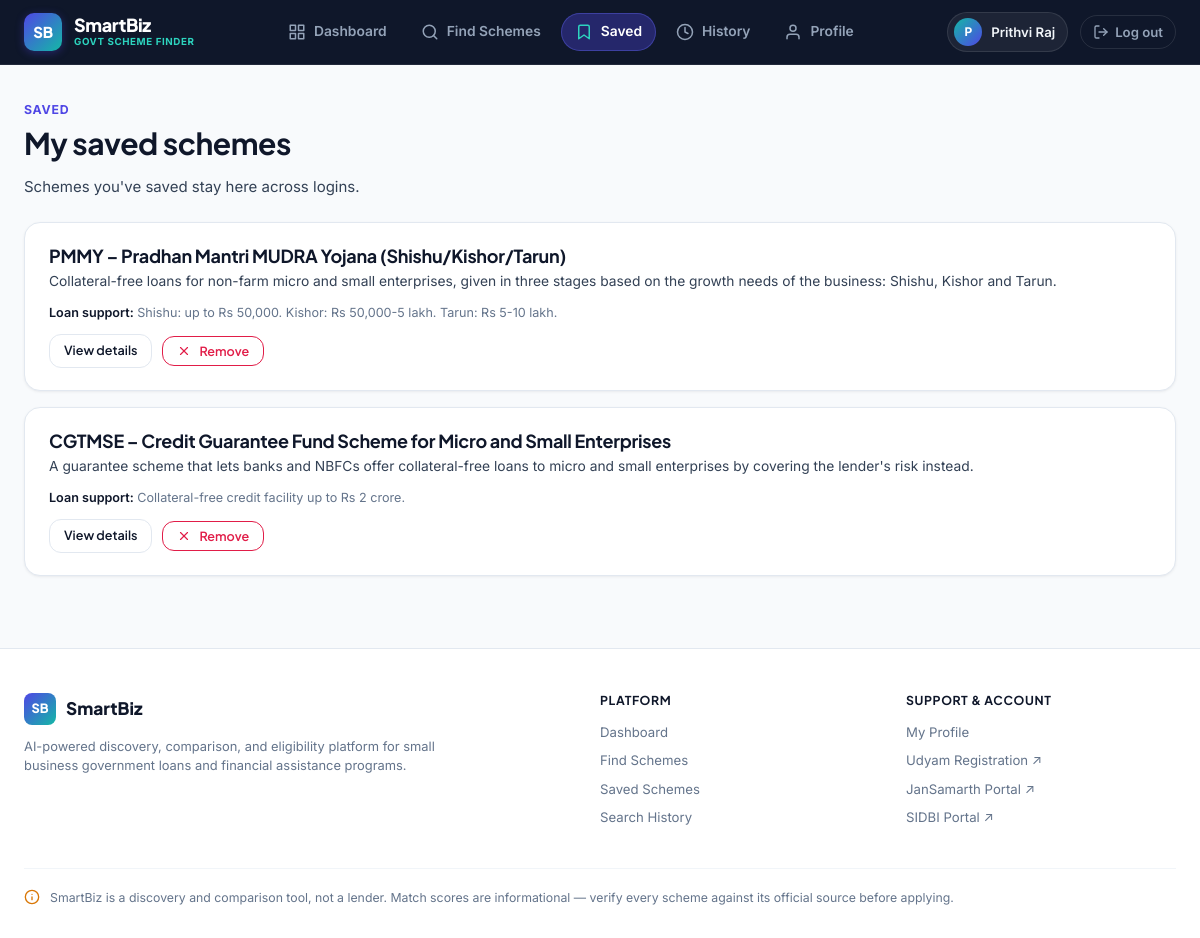
Screenshot of /saved-schemes (signed in) with the database file from the repository.
### tables this page shows
CREATE TABLE schemes (
            scheme_id INTEGER PRIMARY KEY AUTOINCREMENT,
            scheme_name TEXT NOT NULL,
            description TEXT,
            eligibility TEXT,
            benefits TEXT,
            loan_details TEXT,
            documents TEXT,
            official_link TEXT,
            raw_json TEXT,
            last_updated TEXT DEFAULT (datetime('now'))
        );

### app.py (the view)
@app.route("/saved-schemes")
@login_required
def saved_schemes():
    db = get_db()
    rows = db.execute(
        """SELECT s.* FROM schemes s
           JOIN saved_schemes ss ON ss.scheme_id = s.scheme_id
           WHERE ss.user_id = ? ORDER BY ss.saved_date DESC""",
        (session["user_id"],),
    ).fetchall()
    schemes = [row_to_scheme(r) for r in rows]
    return render_template("saved-schemes.html", schemes=schemes)

### app.py (called while the page is built, shortened)
def get_db():
    if "db" not in g:
        g.db = sqlite3.connect(DB_PATH)
        g.db.row_factory = sqlite3.Row
        g.db.execute("PRAGMA foreign_keys = ON")
    return g.db

def login_required(view):
    @wraps(view)
    def wrapped(*args, **kwargs):
        return view(*args, **kwargs)
    return wrapped

@app.context_processor
def inject_user():
    return {"current_user_name": session.get("user_name")}

def row_to_scheme(row):
    data = json.loads(row["raw_json"])
    data["scheme_id"] = row["scheme_id"]
    return data

### templates/saved-schemes.html (shortened to what this page needs)
{% extends "base.html" %}
{% block content %}
<div class="welcome-block">
  <div class="eyebrow">Saved</div>
  <h1>My saved schemes</h1>
  <p>Schemes you've saved stay here across logins.</p>
</div>
<div class="saved-grid" id="savedGrid" style="{{ 'display:flex;' if schemes|length > 0 else 'display:none;' }}">
  {% for scheme in schemes %}
  <div class="scheme-card saved-scheme-item" id="savedCard-{{ scheme.scheme_id }}" style="grid-template-columns: 1fr;">
    <div>
      <h3>{{ scheme.scheme_name }}</h3>
      <p class="desc">{{ scheme.description }}</p>
      <div class="scheme-meta">
        <span><b>Loan support:</b> {{ scheme.loan_details }}</span>
      </div>
      <div class="card-actions">
        <a href="{{ url_for('scheme_details', scheme_id=scheme.scheme_id) }}" class="btn btn-outline btn-sm">View details</a>
        <button type="button" class="btn btn-danger-outline btn-sm btn-unsave" data-scheme-id="{{ scheme.scheme_id }}" data-card-id="savedCard-{{ scheme.scheme_id }}">
          <svg width="14" height="14" viewBox="0 0 24 24" fill="none" stroke="currentColor" stroke-width="2" stroke-linecap="round" stroke-linejoin="round"><line x1="18" y1="6" x2="6" y2="18"></line><line x1="6" y1="6" x2="18" y2="18"></line></svg>
          <span class="unsave-btn-text">Remove</span>
        </button>
      </div>
    </div>
  </div>
  {% endfor %}
</div>
{% endblock %}

### static/css/style.css (style rules this page uses)
:root { --indigo-950: #0F172A; --indigo-900: #1E1B4B; --indigo-800: #312E81; --indigo-700: #4338CA; --indigo-600: #4F46E5; --indigo-500: #6366F1; --indigo-100: #E0E7FF; --indigo-50: #EEF2FF; --purple-700: #6D28D9; --purple-600: #7C3AED; --purple-500: #8B5CF6; --purple-50: #F5F3FF; --teal-900: #134E4A; --teal-800: #115E59; --teal-700: #0F766E; --teal-600: #0D9488; --teal-500: #14B8A6; --teal-100: #CCFBF1; --teal-50: #F0FDFA; --emerald-700: #047857; --emerald-600: #059669; --emerald-500: #10B981; --emerald-100: #D1FAE5; --emerald-50: #ECFDF5; --amber-700: #B45309; --amber-600: #D97706; --amber-500: #F59E0B; --amber-100: #FEF3C7; --amber-50: #FFFBEB; --rose-700: #BE123C; --rose-600: #E11D48; --rose-500: #F43F5E; --rose-100: #FFE4E6; --rose-50: #FFF1F2; --bg-page: #F8FAFC; --bg-card: #FFFFFF; --bg-card-hover: #FFFFFF; --border-color: #E2E8F0; --border-subtle: #F1F5F9; --text-main: #0F172A; --text-muted: #334155; --text-subtle: #64748B; --text-light: #94A3B8; --font-display: "Plus Jakarta Sans", "Inter", -apple-system, sans-serif; --font-serif: "Fraunces", Georgia, serif; --font-body: "Inter", -apple-system, BlinkMacSystemFont, sans-serif; --radius-sm: 6px; --radius: 12px; --radius-lg: 16px; --radius-xl: 20px; --radius-pill: 9999px; --shadow-sm: 0 1px 2px 0 rgba(15, 23, 42, 0.05); --shadow-card: 0 1px 3px 0 rgba(15, 23, 42, 0.06), 0 1px 2px -1px rgba(15, 23, 42, 0.04); --shadow-md: 0 4px 6px -1px rgba(15, 23, 42, 0.07), 0 2px 4px -2px rgba(15, 23, 42, 0.05); --shadow-hover: 0 12px 28px -6px rgba(30, 27, 75, 0.09), 0 6px 12px -4px rgba(30, 27, 75, 0.04); --shadow-glow: 0 0 20px rgba(99, 102, 241, 0.35); }
*, *::before, *::after { box-sizing: border-box; }
html, body { margin: 0; padding: 0; background-color: var(--bg-page); color: var(--text-main); font-family: var(--font-body); font-size: 15px; line-height: 1.55; -webkit-font-smoothing: antialiased; -moz-osx-font-smoothing: grayscale; }
h1, h2, h3, h4, h5, h6 { font-family: var(--font-display); font-weight: 700; color: var(--text-main); margin: 0 0 0.4em 0; line-height: 1.25; letter-spacing: -0.015em; }
h1 { font-size: 2rem; }
h3 { font-size: 1.2rem; }
p { margin: 0 0 1em 0; color: var(--text-muted); }
a { color: var(--indigo-600); text-decoration: none; transition: color 0.15s ease, opacity 0.15s ease; }
button, input, select, textarea { font-family: inherit; font-size: 0.95rem; }
.btn { display: inline-flex; align-items: center; justify-content: center; gap: 8px; padding: 10px 20px; border-radius: var(--radius); border: 1px solid transparent; font-family: var(--font-display); font-weight: 600; font-size: 0.92rem; cursor: pointer; text-decoration: none; transition: all 0.15s ease; }
.btn-outline { background: #FFFFFF; border-color: var(--border-color); color: var(--text-main); }
.btn-danger-outline { background: #FFFFFF; border-color: var(--rose-200); color: var(--rose-600); }
.btn-sm { padding: 6px 14px; font-size: 0.84rem; }
.scheme-card { background: var(--bg-card); border: 1px solid var(--border-color); border-radius: var(--radius-lg); padding: 22px 24px; display: grid; grid-template-columns: 72px 1fr; gap: 20px; box-shadow: var(--shadow-card); }
.scheme-card h3 { margin-bottom: 4px; }
.scheme-card .desc { color: var(--text-muted); font-size: 0.92rem; margin-bottom: 10px; }
.scheme-meta { display: flex; flex-wrap: wrap; gap: 8px 18px; font-size: 0.84rem; color: var(--text-subtle); margin-bottom: 12px; }
.scheme-meta span b { color: var(--text-main); font-weight: 600; }
.card-actions { display: flex; gap: 10px; flex-wrap: wrap; align-items: center; }
.welcome-block { margin-bottom: 24px; }
.eyebrow, .welcome-block .eyebrow { color: var(--indigo-600); font-weight: 700; font-size: 0.82rem; text-transform: uppercase; letter-spacing: 0.06em; margin-bottom: 6px; display: inline-block; }
.saved-grid { display: flex; flex-direction: column; gap: 16px; }

### rows the page displays
schemes: scheme_name "PMMY – Pradhan Mantri MUDRA Yojana (Shishu/Kishor/Tarun)", description "Collateral-free loans for non-farm micro and small enterprises, given in three stages based on the growth needs of the business: Shishu, Kishor and Tarun.", loan_details "Shishu: up to Rs 50,000. Kishor: Rs 50,000-5 lakh. Tarun: Rs 5-10 lakh."
schemes: scheme_name "CGTMSE – Credit Guarantee Fund Scheme for Micro and Small Enterprises", description "A guarantee scheme that lets banks and NBFCs offer collateral-free loans to micro and small enterprises by covering the lender's risk instead.", loan_details "Collateral-free credit facility up to Rs 2 crore."

### other values shown
{{ (current_user_name or 'U')[:1] | upper }} "P"
{{ current_user_name or 'Account' }} "Prithvi Raj"
